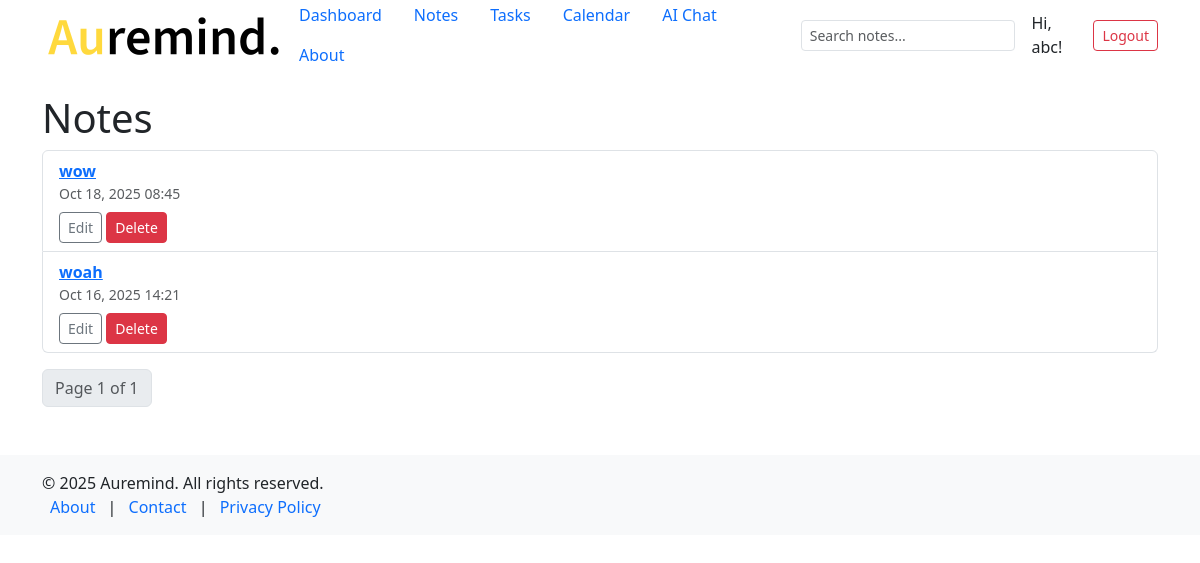
/notes/ (signed in), run on an earlier commit of the app's database.
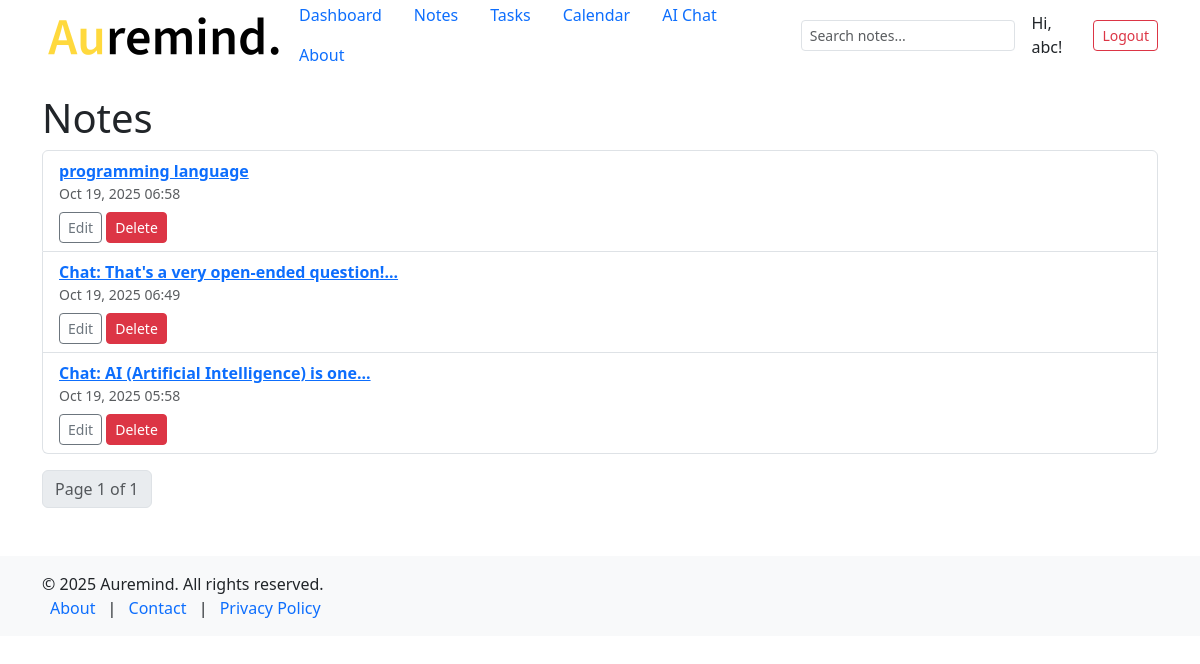
And on a later commit of the database.
### notes/models.py (models this page shows, shortened)
class Note(models.Model):
    user = models.ForeignKey(User, on_delete=models.CASCADE)
    title = models.CharField(max_length=200)
    content = models.TextField()
    attachment = models.FileField(upload_to='attachments/', null=True, blank=True)
    created_at = models.DateTimeField(auto_now_add=True)

### notes/views.py (the view)
# urls.py: path('notes/', views.note, name='note'),
@login_required
def note(request):
    q = request.GET.get('q', '')
    notes = Note.objects.filter(user=request.user)
    if q:
        notes = notes.filter(Q(title__icontains=q) | Q(content__icontains=q))
    paginator = Paginator(notes.order_by('-created_at'), 10)
    page_number = request.GET.get('page')
    page_obj = paginator.get_page(page_number)
    context = {
        'page_obj': page_obj,
        'q': q,
        'year': datetime.now().year,
    }
    return render(request, 'notes/note.html', context)

### notes/templates/notes/note.html (shortened to what this page needs)
{% extends 'notes/base.html' %}
{% block content %}
<h1>Notes</h1>
<ul class="list-group">
  {% for note in page_obj %}
    <li class="list-group-item">
      <a href="{% url 'notes:detail' pk=note.pk %}"><strong>{{ note.title }}</strong></a>
      <div class="small text-muted">{{ note.created_at|date:"M d, Y H:i" }}</div>
      <div class="mt-2">
        <a class="btn btn-sm btn-outline-secondary" href="{% url 'notes:edit' pk=note.pk %}">Edit</a>
        <a class="btn btn-sm btn-danger" href="{% url 'notes:delete' pk=note.pk %}">Delete</a>
      </div>
    </li>
  {% empty %}
    <li class="list-group-item">No notes found.</li>
  {% endfor %}
</ul>
<nav class="mt-3">
  <ul class="pagination">
    <li class="page-item disabled"><span class="page-link">Page {{ page_obj.number }} of {{ page_obj.paginator.num_pages }}</span></li>
  </ul>
</nav>
{% endblock %}

### notes/templates/notes/base.html (shortened to what this page needs)
{% load static %}
<!DOCTYPE html>
<html>
<head>
  <link href="https://cdn.jsdelivr.net/npm/bootstrap@5.3.0/dist/css/bootstrap.min.css" rel="stylesheet">
  <link rel="stylesheet" href="{% static 'notes/style.css' %}">
</head>
<body>
<nav class="navbar navbar-expand-lg navbar-light bg-light">
  <div class="container">
    <a class="navbar-brand" href="{% url 'notes:dashboard' %}">
      <img src="{% static 'notes/Auremind Logo.png' %}" alt="Auremind Logo" class="navbar-logo">
    </a>
    {% if user.is_authenticated %}
      <ul class="nav nav-items">
        <li class="nav-item"><a class="nav-link" href="{% url 'notes:dashboard' %}">Dashboard</a></li>
        <li class="nav-item"><a class="nav-link" href="{% url 'notes:note' %}">Notes</a></li>
        <li class="nav-item"><a class="nav-link" href="{% url 'notes:task' %}">Tasks</a></li>
        <li class="nav-item"><a class="nav-link" href="{% url 'notes:calendar' %}">Calendar</a></li>
        <li class="nav-item"><a class="nav-link" href="{% url 'notes:chat' %}">AI Chat</a></li>
        <li class="nav-item"><a class="nav-link" href="{% url 'notes:about' %}">About</a></li>
      </ul>
    {% endif %}
      <div class="ms-auto d-flex align-items-center">
      {% if user.is_authenticated %}
        <div class="search-container position-relative me-3">
          <input type="text" id="search-input" class="form-control form-control-sm" placeholder="Search notes..." autocomplete="off">
        </div>
      {% endif %}
      {% if user.is_authenticated %}
      <span class="me-2">Hi, {{ user.username }}!</span>
      <form method="post" action="{% url 'notes:logout' %}" style="display:inline;">
        <button type="submit" class="btn btn-outline-danger btn-sm">Logout</button>
      </form>
      {% else %}
      <a href="{% url 'notes:register' %}" class="btn btn-outline-success btn-sm me-2">Register</a>
      <a href="{% url 'notes:login' %}" class="btn btn-outline-primary btn-sm">Login</a>
      {% endif %}
    </div>
  </div>
</nav>
<div class="container mt-4">
  {% block content %}{% endblock %}
</div>
</body>
<footer class="bg-light text-center text-lg-start mt-5 py-3">
  <div class="container">
    <p class="mb-0">&copy; {{ year }} Auremind. All rights reserved.</p>
    <a href="{% url 'notes:about' %}">About</a> |
    <a href="#">Contact</a> |
    <a href="#">Privacy Policy</a>
  </div>
</footer>
</html>

### notes/static/notes/style.css (style rules this page uses)
.navbar { height: 70px; padding: 0 1rem; position: relative; overflow: visible; background-color: transparent !important; }
.nav-items { margin-left: 225px; }
.navbar-logo { height: 250px; position: absolute; top: 50%; transform: translateY(-50%) translateX(40px); left: 0; z-index: 10; }
footer { background-color: #f8f9fa; padding: 1rem 0; position: relative; bottom: 0; width: 100%; }
footer a { color: #0d6efd; text-decoration: none; margin: 0 0.5rem; }

What changed in the data, as far as the page shows it:
removed Note: title "wow", created_at "Oct 18, 2025 08:45"
removed Note: title "woah", created_at "Oct 16, 2025 14:21"
added Note: title "programming language", created_at "Oct 19, 2025 06:58"
added Note: title "Chat: That's a very open-ended question!...", created_at "Oct 19, 2025 06:49"
added Note: title "Chat: AI (Artificial Intelligence) is one...", created_at "Oct 19, 2025 05:58"
